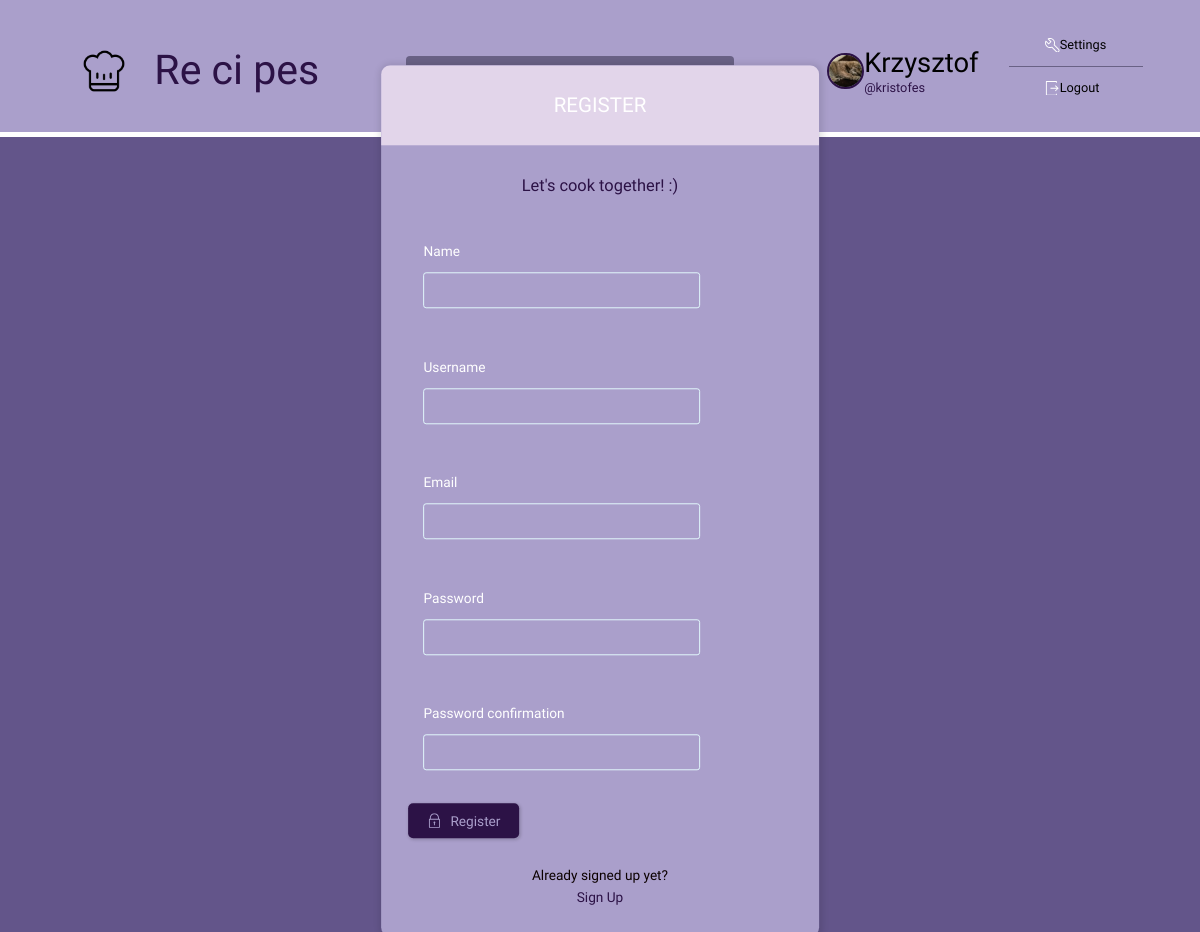
Page /register/ (signed in) on the committed database.
### base/models.py (models this page shows)
class User(AbstractUser):
    name = models.CharField(max_length=200, null=True)
    email = models.EmailField(unique=True, null=True)
    bio = models.TextField(null=True)
    avatar = models.ImageField(null=True, default='avatar.svg')
    REQUIRED_FIELDS = []

### base/views.py (the view, shortened to what this page needs)
# urls.py: path('register/' ,views.registerPage, name='register'),
def registerPage(request):
    page = 'register'
    form = MyUserCreationForm()
    return render(request, 'base/login_register.html', {'form': form})

### base/forms.py
class MyUserCreationForm(UserCreationForm):
    class Meta:
        model=User
        fields=['name', 'username', 'email', 'password1', 'password2']

### base/templates/base/login_register.html (shortened to what this page needs)
{% extends 'main.html' %}
{% block content %}
<main class="auth layout">
  {% if page == 'login' %}
  <div class="container">
    <div class="layout__box">
      <div class="layout__boxHeader">
        <div class="layout__boxTitle">
          <h3>Login</h3>
        </div>
      </div>
      <div class="layout__body">
        <h2 class="auth__tagline">Let's cook together! :)</h2>
        <form class="form" action="" method="POST">
          {% csrf_token %}
          <div class="form__group form__group">
            <label for="room_name">Username</label>
            <input id="username" name="username"  placeholder="username" />
          </div>
          <div class=" form__group">
            <label for="password">Password</label>
            <input id="password" name="password" type="password"
              placeholder="&bull;&bull;&bull;&bull;&bull;&bull;&bull;&bull;" />
          </div>
          <button class="btn btn--main" type="submit">
            <svg version="1.1" xmlns="http://www.w3.org/2000/svg" width="32" height="32" viewBox="0 0 32 32">
              <title>lock</title>
              <path
                d="M27 12h-1v-2c0-5.514-4.486-10-10-10s-10 4.486-10 10v2h-1c-0.553 0-1 0.447-1 1v18c0 0.553 0.447 1 1 1h22c0.553 0 1-0.447 1-1v-18c0-0.553-0.447-1-1-1zM8 10c0-4.411 3.589-8 8-8s8 3.589 8 8v2h-16v-2zM26 30h-20v-16h20v16z">
              </path>
              <path
                d="M15 21.694v4.306h2v-4.306c0.587-0.348 1-0.961 1-1.694 0-1.105-0.895-2-2-2s-2 0.895-2 2c0 0.732 0.413 1.345 1 1.694z">
              </path>
            </svg>
            Login
          </button>
        </form>
        <div class="auth__action">
          <p>Haven't signed up yet?</p>
          <a href="{% url 'register' %}" class="btn btn--link">Sign Up</a>
            <p>Forgot your password?</p>
            <a href="{% url 'password-reset' %}" class="btn btn--link">Reset password</a>
        </div>
      </div>
    </div>
  </div>
  {% else %}
  <div class="container">
    <div class="layout__box">
      <div class="layout__boxHeader">
        <div class="layout__boxTitle">
          <h3>Register</h3>
        </div>
      </div>
      <div class="layout__body">
        <h2 class="auth__tagline">Let's cook together! :)</h2>
        <form class="form" action="" method="POST">
          {% for field in form %}
          <div class="form__group form__group">
            <label for="room_name">{{field.label}}</label>
            {{field}}
          </div>
          {% endfor %}
          <button class="btn btn--main" type="submit">
            Register
          </button>
        </form>
        <div class="auth__action">
          <p>Already signed up yet?</p>
          <a href="{% url 'login' %}" class="btn btn--link">Sign Up</a>
        </div>
      </div>
    </div>
  </div>
  {% endif %}
</main>
{% endblock content %}

### templates/navbar.html (shortened to what this page needs)
{% load static %}
<header class="header header--loggedIn">
    <div class="container">
        <a href="{% url 'home' %}" class="header__logo">
            <img src="{% static 'images/logo1.png' %}" width=50px />
            <p class="title_web ">Re ci pes</p>
        </a>
        <form class="header__search" method="GET" action="{% url 'home' %}">
            <label style="margin-bottom: 20px; ">
            </label>
        </form>
        <nav class="header__menu">
            {% if request.user.is_authenticated %}
            <div class="header__user">
                <a href="{% url 'user-profile' request.user.id %}">
                    <div class="avatar avatar--medium active">
                        <img width="50px" src="{{ request.user.avatar.url }}" />
                    </div>
                    <p>{{request.user.name}} <span>@{{request.user.username}}</span></p>
                </a>
            </div>
                <div class="dropdown-menu">
                <a href="{% url 'update-user' %}" class="dropdown-link">
                    Settings</a>
                <a href="{% url 'logout' %}" class="dropdown-link">
                    Logout</a>
            </div>
            {% else %}
                <div class="not_logged_container" >
                <img class="not_logged_img"  src="{% static 'images/avatar.svg' %}"  />
                <a style="padding-left: 10px; font-size: 20px" href="{% url 'login' %}">Login</a>
                </div>
            {% endif %}
        </nav>
    </div>
</header>

### static/styles/style.css (style rules this page uses)
* { font-family: 'Comfortaa', sans-serif; margin: 0; padding: 0; box-sizing: border-box; text-rendering: optimizeLegibility; font-size: inherit; }
html { font-size: 57%; }
body { line-height: 1.6; font-weight: 400; font-size: 1.5rem; color: #0c0000; background-color: #63558a; min-height: 100vh; }
img { width: 50px; height: 50px; object-fit: cover; border-radius: 50%; }
a { display: inline-block; color: #2c1246; text-decoration: none; }
.container { max-width: 120rem; width: 90%; margin: auto; }
.btn { background-color: transparent; border: none; display: inline-flex; align-items: center; gap: 1rem; cursor: pointer; transition: all ease-in-out 0.3s; padding: 1rem 2rem; border-radius: 5px; box-shadow: 1px 1px 3px 1px rgba(0, 0, 0, 0.15); font-weight: 500; }
.btn--link { border-radius: 0; padding: 0; color: #2c1246; box-shadow: none; }
.btn--main { background-color: #2c1246; color: #aa9fcb; }
.btn > svg { fill: currentColor; width: 1.6rem; height: 1.6rem; }
.avatar { position: relative; display: inline-block; border-radius: 50%; border: 2px solid #2c1246; }
.avatar img { display: block; border-radius: 50%; object-fit: cover; object-position: center; }
.avatar.avatar--medium img { width: 3.6rem; height: 3.6rem; border-radius: 50%; }
.dropdown-menu { display: block; margin-left: 15px; }
.dropdown-menu a { padding: 1.2rem 4rem; display: block; color: #ffffff; !important; font-weight: 500; font-size: 1.4rem; }
.dropdown-menu > a:not(:last-child) { border-bottom: 1px solid #696185; }
.dropdown-menu a svg { fill: #ffffff; }
.header { padding: 1.5rem; background-color: #aa9fcb; border-bottom: solid 5px white; }
.header > .container { display: flex; gap: 9.5rem; }
.header__logo, .header__user { display: flex; gap: 2rem; align-items: center; font-size: 200%; }
.header__logo > img { height: 7rem; width: 7rem; }
.header__search > label { background-color: #696185; padding: 1.3rem 1rem; display: flex; align-items: center; gap: 1rem; border-radius: 4px; margin-top: 10%; }
::placeholder { color: #aa9fcb; opacity: 1; }
.title_web { font-size: 150%; }
.header__menu { margin-left: auto; position: relative; }
.header__menu { display: inline-flex; gap: 5% }
.header__menu a { display: flex; align-items: center; font-weight: 500; text-decoration: none; color: #000000; }
.header__menu img { height: 3.6rem; }
.header__menu p { line-height: 1.2; }
.header__menu span { color: #2c1246; font-weight: 500; font-size: 1.4rem; display: block; }
.header__menu svg { width: 1.6rem; height: 1.6rem; fill: #e2d5ea; }
.layout { margin-top: 2.4rem; }
.layout > .container { display: flex; justify-content: space-between; align-items: flex-start; }
.layout__box { width: 90%; max-width: 48rem; min-height: 40rem; position: absolute; top: 50%; left: 50%; transform: translate(-50%, -46%); background-color: #aa9fcb; border-radius: 1rem; box-shadow: 1px 1px 6px 3px rgba(0, 0, 0, 0.1); overflow: hidden; }
.layout__boxHeader { display: flex; padding: 1.5rem; background-color: #e2d5ea; }
.layout__boxTitle { display: flex; gap: 1.5rem; align-items: center; }
.layout__boxTitle h3 { text-transform: uppercase; font-weight: 500; color: #ffffff; }
.layout__body { margin: 3rem; }
.form__group { margin-bottom: 2rem; width: 80%; padding: 15px; color: white; }
.form__group label { display: block; font-size: 1.5rem; margin-bottom: 1rem; }
.form__group input, .form__group textarea, .form__group select { background: transparent; border: 1px solid #e1f6fb; padding: 1rem; border-radius: 3px; width: 100%; color: #ffffff; font-weight: 500; outline: none; }
h3 { font-size: 150%; margin: 10px }
.auth__tagline { text-align: center; margin-bottom: 3rem; color: #2c1246; font-weight: 500; font-size: 1.8rem; }
.auth .layout__boxHeader { text-align: center; justify-content: center; }
.auth__action { margin-top: 3rem; text-align: center; }
.container { display: grid; grid-template-columns: 1fr 3fr 1fr; margin-top: 10px; }

### rows in the picture
User: user.avatar (picture), user.name "Krzysztof", user.username "kristofes"

### other values in the picture
{{ field.label }} "Name" "Username" "Email" "Password" "Password confirmation"
